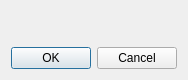
<?xml version="1.0" encoding="UTF-8"?>
<ui version="4.0">
 <class>AuthenticationDialog</class>
 <widget class="QDialog" name="AuthenticationDialog">
  <property name="windowModality">
   <enum>Qt::ApplicationModal</enum>
  </property>
  <property name="geometry">
   <rect>
    <x>0</x>
    <y>0</y>
    <width>176</width>
    <height>80</height>
   </rect>
  </property>
  <property name="sizePolicy">
   <sizepolicy hsizetype="Preferred" vsizetype="Fixed">
    <horstretch>0</horstretch>
    <verstretch>0</verstretch>
   </sizepolicy>
  </property>
  <property name="windowTitle">
   <string>Authentication</string>
  </property>
  <property name="modal">
   <bool>true</bool>
  </property>
  <layout class="QVBoxLayout" name="mainLayout">
   <item>
    <widget class="QLabel" name="lblText">
     <property name="text">
      <string/>
     </property>
     <property name="wordWrap">
      <bool>true</bool>
     </property>
    </widget>
   </item>
   <item>
    <widget class="QDialogButtonBox" name="buttonBox">
     <property name="orientation">
      <enum>Qt::Horizontal</enum>
     </property>
     <property name="standardButtons">
      <set>QDialogButtonBox::Cancel|QDialogButtonBox::Ok</set>
     </property>
    </widget>
   </item>
  </layout>
 </widget>
 <resources/>
 <connections>
  <connection>
   <sender>buttonBox</sender>
   <signal>accepted()</signal>
   <receiver>AuthenticationDialog</receiver>
   <slot>accept()</slot>
   <hints>
    <hint type="sourcelabel">
     <x>248</x>
     <y>254</y>
    </hint>
    <hint type="destinationlabel">
     <x>157</x>
     <y>274</y>
    </hint>
   </hints>
  </connection>
  <connection>
   <sender>buttonBox</sender>
   <signal>rejected()</signal>
   <receiver>AuthenticationDialog</receiver>
   <slot>reject()</slot>
   <hints>
    <hint type="sourcelabel">
     <x>316</x>
     <y>260</y>
    </hint>
    <hint type="destinationlabel">
     <x>286</x>
     <y>274</y>
    </hint>
   </hints>
  </connection>
 </connections>
</ui>
